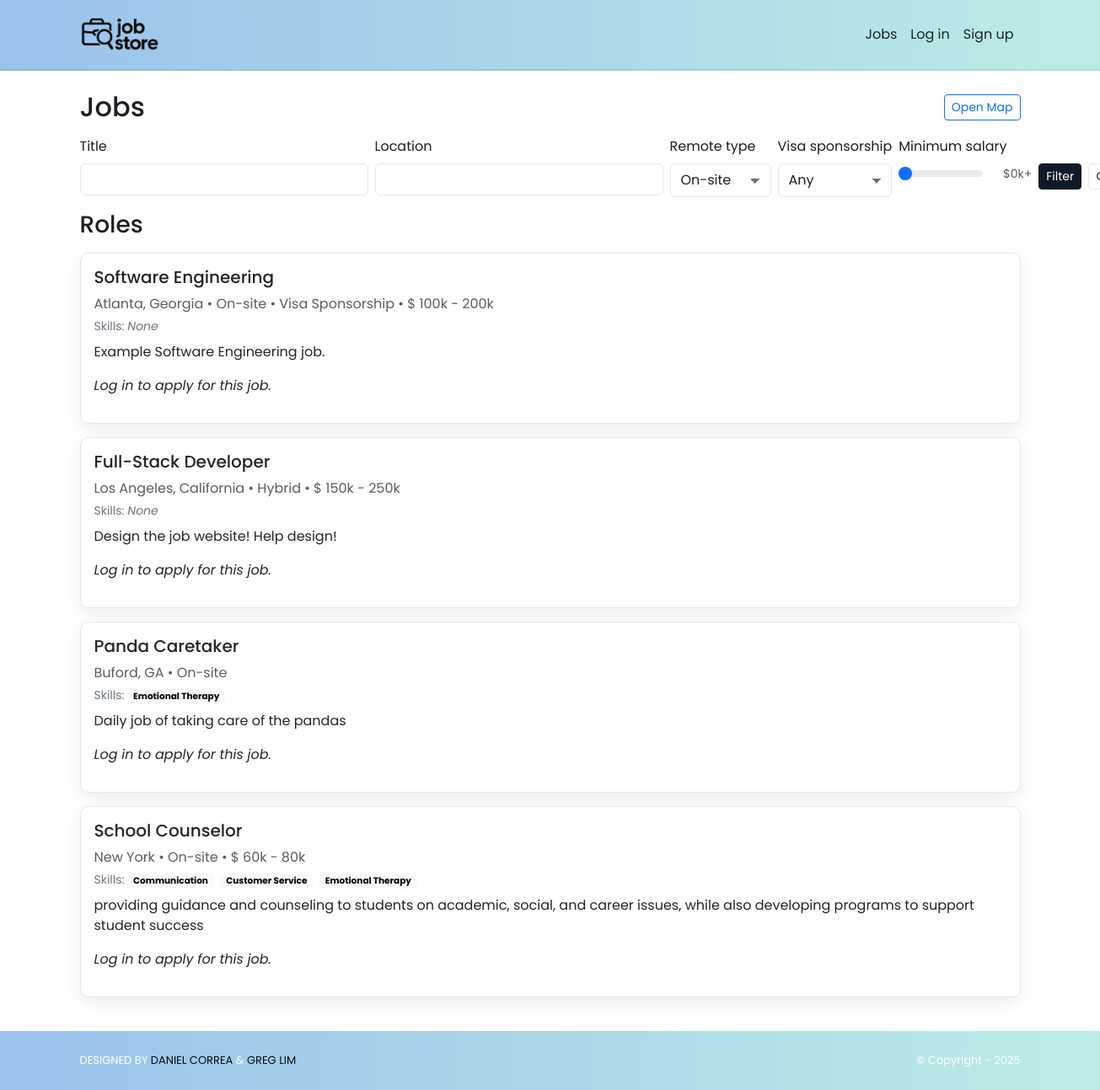
The app's page /jobs/, older data.
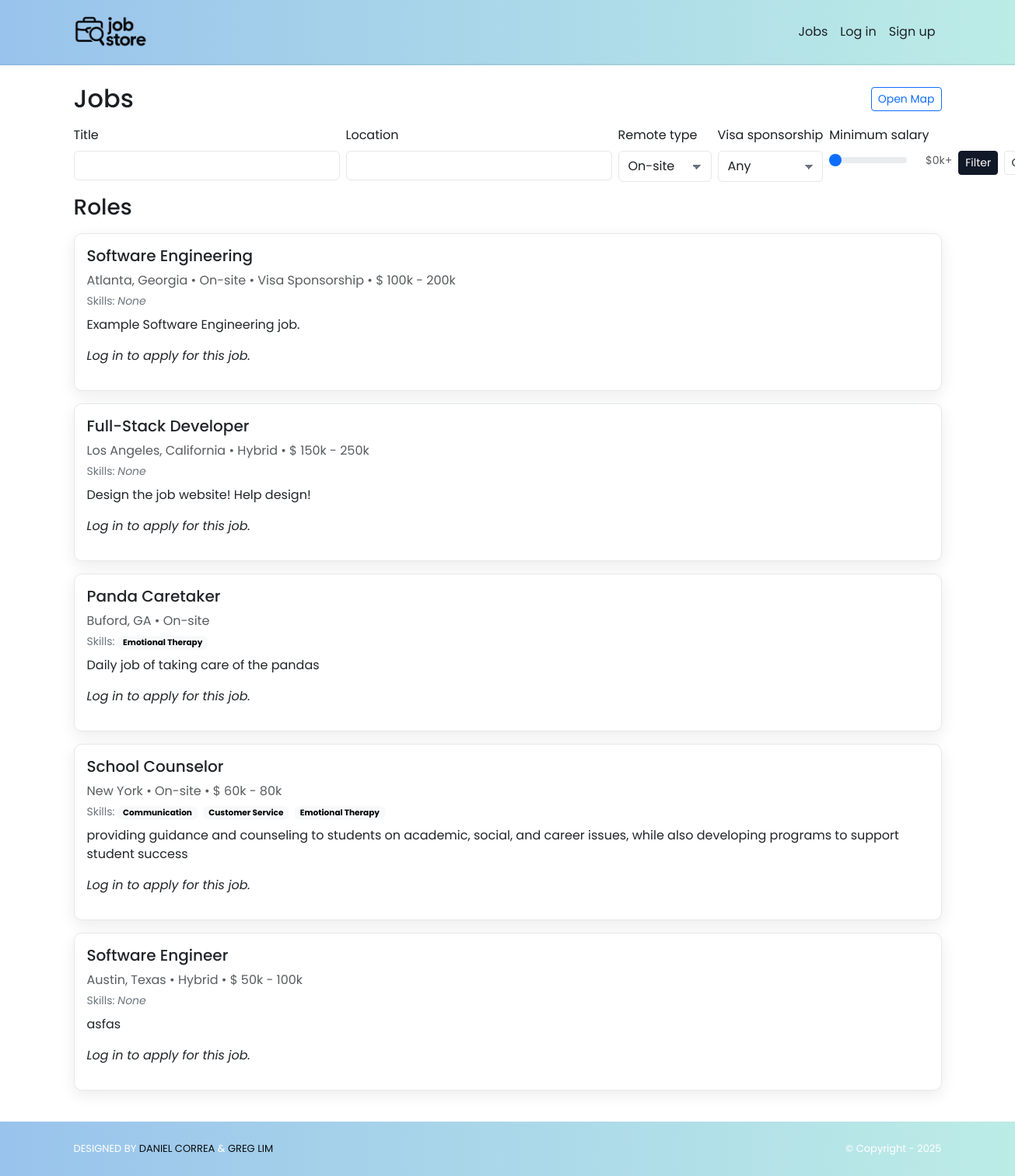
The same page, newer data.
### jobs/models.py (models this page shows, shortened)
class Job(models.Model):
    class RemoteType(models.TextChoices):
        ONSITE = "ONSITE", "On-site"
        REMOTE = "REMOTE", "Remote"
        HYBRID = "HYBRID", "Hybrid"
    title = models.CharField(max_length=200, db_index=True)
    description = models.TextField()
    location = models.CharField(max_length=200, db_index=True)
    address = models.CharField(max_length=200, db_index=True)
    remote_type = models.CharField(max_length=6, choices=RemoteType.choices)
    salary_min = models.PositiveIntegerField(null=True, blank=True)
    salary_max = models.PositiveIntegerField(null=True, blank=True)
    visa_sponsorship = models.BooleanField(default=False)
    min_experience = models.PositiveIntegerField(null=True, blank=True)
    skills = models.ManyToManyField(Skill, blank=True, related_name="jobs")
    created_by = models.ForeignKey(
        settings.AUTH_USER_MODEL,
        on_delete=models.CASCADE,
        related_name="jobs",
        limit_choices_to={"role": "RECRUITER"},
    )
    created_at = models.DateTimeField(auto_now_add=True)

### jobSeekers/models.py (models this page shows, shortened)
class Skill(models.Model):
    name = models.CharField(max_length=255, unique=True)

### jobs/views.py (the view)
# urls.py: path("", views.job_list, name="jobs.list"),
def job_list(request):
    qs = Job.objects.all().select_related("created_by").prefetch_related("skills")
    f = JobFilter(request.GET, queryset=qs)
    selected_remote_types = [v for v in request.GET.getlist("remote_type") if v]
    applied_jobs_preprocess = []
    if request.user.is_authenticated and request.user.is_jobseeker:
        applied_jobs_preprocess = Application.objects.filter(user=request.user).values_list('job_id', flat=True)
    applied_jobs_status = applied_jobs_preprocess
    applied_jobs = json.dumps(list(applied_jobs_preprocess))
    return render(request, "jobs/list.html", {
        "filter": f,
        "jobs": f.qs,
        "selected_remote_types": selected_remote_types,
        "applied_jobs": applied_jobs,
        "applied_jobs_status": applied_jobs_status,
    })

### jobStore/context_processors.py (called while the page is built)
def static_revisions(request):
    base = Path(settings.BASE_DIR)
    logo_path = base / 'jobStore' / 'static' / 'img' / 'logo.png'
    try:
        rev_logo = str(int(os.path.getmtime(logo_path)))
    except Exception:
        rev_logo = '1'
    css_path = base / 'jobStore' / 'static' / 'css' / 'style.css'
    try:
        rev_css = str(int(os.path.getmtime(css_path)))
    except Exception:
        rev_css = '1'
    return {
        'STATIC_REV_LOGO': rev_logo,
        'STATIC_REV_CSS': rev_css,
    }

### jobs/templates/jobs/list.html (shortened to what the changed rows need)
{% extends "base.html" %}
{% load static %}
{% block content %}
<div class="container py-4">
  <div class="d-flex justify-content-between align-items-center mb-3">
    <h2 class="mb-0">Jobs</h2>
  </div>
  {% for job in jobs %}
    <div class="card mb-3">
      <div class="card-body">
        <h5 class="card-title">{{ job.title }}</h5>
        <div class="text-muted mb-1">
          {{ job.location }} &bull; {{ job.get_remote_type_display }}
          {% if job.visa_sponsorship %} &bull; Visa Sponsorship{% endif %}
          {% if job.salary_min or job.salary_max %}
            &bull; $
            {% if job.salary_min %}{% widthratio job.salary_min 1000 1 %}k{% else %}?{% endif %}
            -
            {% if job.salary_max %}{% widthratio job.salary_max 1000 1 %}k{% else %}?{% endif %}
          {% endif %}
        </div>
        <div class="small text-secondary mb-2">
          Skills:
          {% for s in job.skills.all %}
            <span class="badge text-bg-light me-1">{{ s.name }}</span>
          {% empty %}
            <em>None</em>
          {% endfor %}
        </div>
        <p class="card-text">{{ job.description|truncatewords:40 }}</p>
        {% if user.is_authenticated %}
          {% if user.is_jobseeker %}
            {% if job.id in applied_jobs_status %}
              <a href="{% url 'application_status' job.id %}" class="btn btn-primary">Check Status</a>
            {% else %}
              <button type="button" class="btn btn-success" data-bs-toggle="modal" data-bs-target="#applyModal{{ job.id }}">Apply</button>
            {% endif %}
            <div class="modal fade" id="applyModal{{ job.id }}" tabindex="-1" aria-hidden="true">
              <div class="modal-dialog">
                <div class="modal-content">
                  <div class="modal-header">
                    <h5 class="modal-title">Apply for {{ job.title }}</h5>
                    <button type="button" class="btn-close" data-bs-dismiss="modal"></button>
                  </div>
                  <div class="modal-body">
                    <form method="POST" action="{% url 'apply_job' job.id %}">
                      {% csrf_token %}
                      <div class="mb-3">
                        <label for="message" class="form-label">Message to Employer</label>
                        <textarea class="form-control" id="message" name="message" rows="4" required></textarea>
                      </div>
                      <button type="submit" class="btn btn-primary">Send Application</button>
                    </form>
                  </div>
                </div>
              </div>
            </div>
          {% else %}
            <p><em>Log in as Job Seeker to apply</em></p>
          {% endif %}
        {% else %}
          <p><em>Log in to apply for this job.</em></p>
        {% endif %}
      </div>
    </div>
  {% empty %}
    <p>No jobs match your filters.</p>
  {% endfor %}
</div>
{% endblock %}

Row changes from the older to the newer data that the page shows:
added Job: title "Software Engineer", location "Austin, Texas", remote_type "Hybrid", salary_min "50", salary_max "100", description "asfas"
